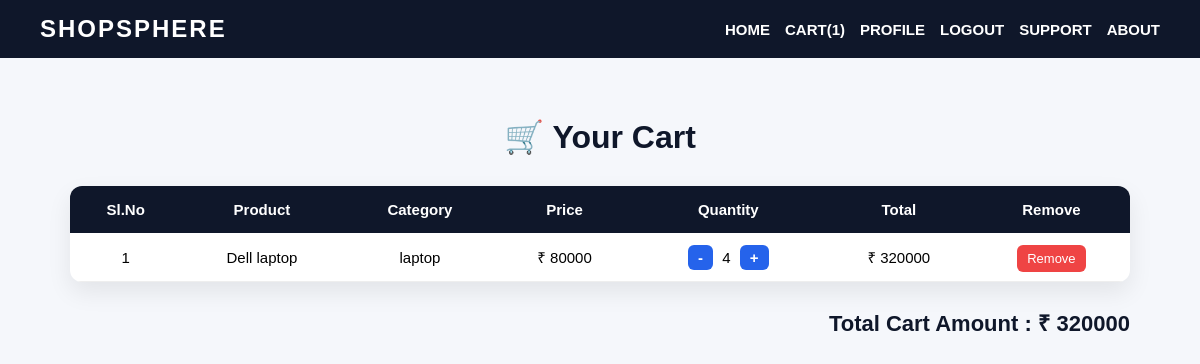
The app's page /cart/ (signed in) with its own data.
### base/models.py (models this page shows)
class CartModel(models.Model):
    pname = models.CharField(max_length=100)
    price = models.IntegerField()
    pcategory = models.CharField(max_length=100)
    quantity = models.IntegerField()
    totalprice = models.IntegerField()
    host = models.ForeignKey(User,on_delete=models.CASCADE)

### base/views.py (the view)
# urls.py: path('cart/',cart,name='cart'),
def cart(request):
    cartproduct_count = CartModel.objects.filter(host = request.user).count()
    print(cartproduct_count)
    TA = 0
    cartproducts = CartModel.objects.filter(host = request.user)
    for i in cartproducts:
        print(i.totalprice)
        TA+=i.totalprice
    print(TA)#340000
    return render(request,'cart.html',{'cartproducts':cartproducts,'TA':TA,'cartproduct_count':cartproduct_count})

### base/templates/cart.html
{% extends 'main.html' %}
{% block content %}
<div class="cart-wrapper">
    <h1 class="cart-title">🛒 Your Cart</h1>
    <table class="cart-table">
        <thead>
            <tr>
                <th>Sl.No</th>
                <th>Product</th>
                <th>Category</th>
                <th>Price</th>
                <th>Quantity</th>
                <th>Total</th>
                <th>Remove</th>
            </tr>
        </thead>
        <tbody>
        {% for i in cartproducts %}
            <tr>
                <td data-label="No">{{forloop.counter}}</td>
                <td data-label="Product">{{i.pname}}</td>
                <td data-label="Category">{{i.pcategory}}</td>
                <td data-label="Price">₹ {{i.price}}</td>
                <td data-label="Quantity">
                    <a href="{% url 'decrement' i.id %}" class="qty-btn">-</a>
                    {{i.quantity}}
                    <a href="{% url 'increment' i.id %}" class="qty-btn">+</a>
                </td>
                <td data-label="Total">₹ {{i.totalprice}}</td>
                <td data-label="Remove">
                    <a href="{% url 'remove' i.id %}" class="remove-btn">Remove</a>
                </td>
            </tr>
        {% endfor %}
        </tbody>
    </table>
    <div class="cart-total">
        Total Cart Amount : ₹ {{TA}}
    </div>
</div>
{% endblock %}

### static/css/style.css (style rules this page uses)
* { margin:0; padding:0; box-sizing:border-box; font-family: Arial, Helvetica, sans-serif; }
body { background:#f5f7fb; }
.cart-wrapper { min-height: calc(100vh - 80px); padding:40px 20px; max-width:1100px; margin:auto; }
.cart-title { text-align:center; color:#0f172a; margin-bottom:30px; }
.cart-table { width:100%; border-collapse:collapse; background:white; border-radius:12px; overflow:hidden; box-shadow:0 10px 25px rgba(0,0,0,0.08); }
.cart-table th { background:#0f172a; color:white; padding:15px; font-size:15px; }
.cart-table td { padding:14px; text-align:center; border-bottom:1px solid #eee; font-size:15px; }
.qty-btn { padding:4px 10px; text-decoration:none; background:#2563eb; color:white; border-radius:6px; margin:0 5px; font-weight:bold; }
.remove-btn { background:#ef4444; color:white; padding:6px 10px; border-radius:6px; text-decoration:none; font-size:13px; }
.cart-total { text-align:right; margin-top:25px; font-size:22px; font-weight:bold; color:#0f172a; }

### records on screen
CartModel: pname "Dell laptop", pcategory "laptop", price "80000", quantity "4", totalprice "320000"

### other values on screen
{{ cartproduct_count }} "1"
{{ TA }} "320000"
